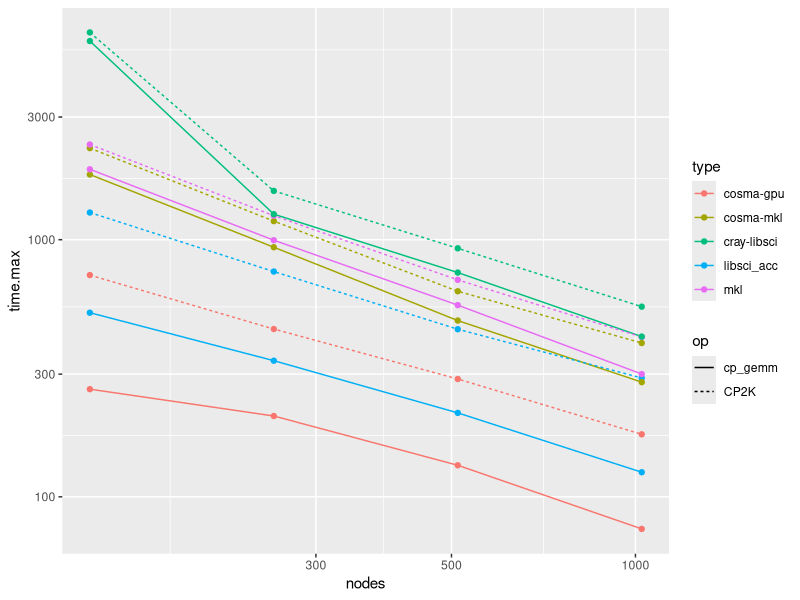

R code for this plot:
library(ggplot2)
library(dplyr)
data <- read.csv("timings.csv")
data$nodes  <- as.numeric(data$nodes)
g1 <- ggplot(data, aes(x = nodes, y = time.max, colour = type, linetype = op)) +
    geom_line() + geom_point() +
    scale_x_log10() +
    scale_y_log10()
ggsave("loglog.pdf",  g1)
